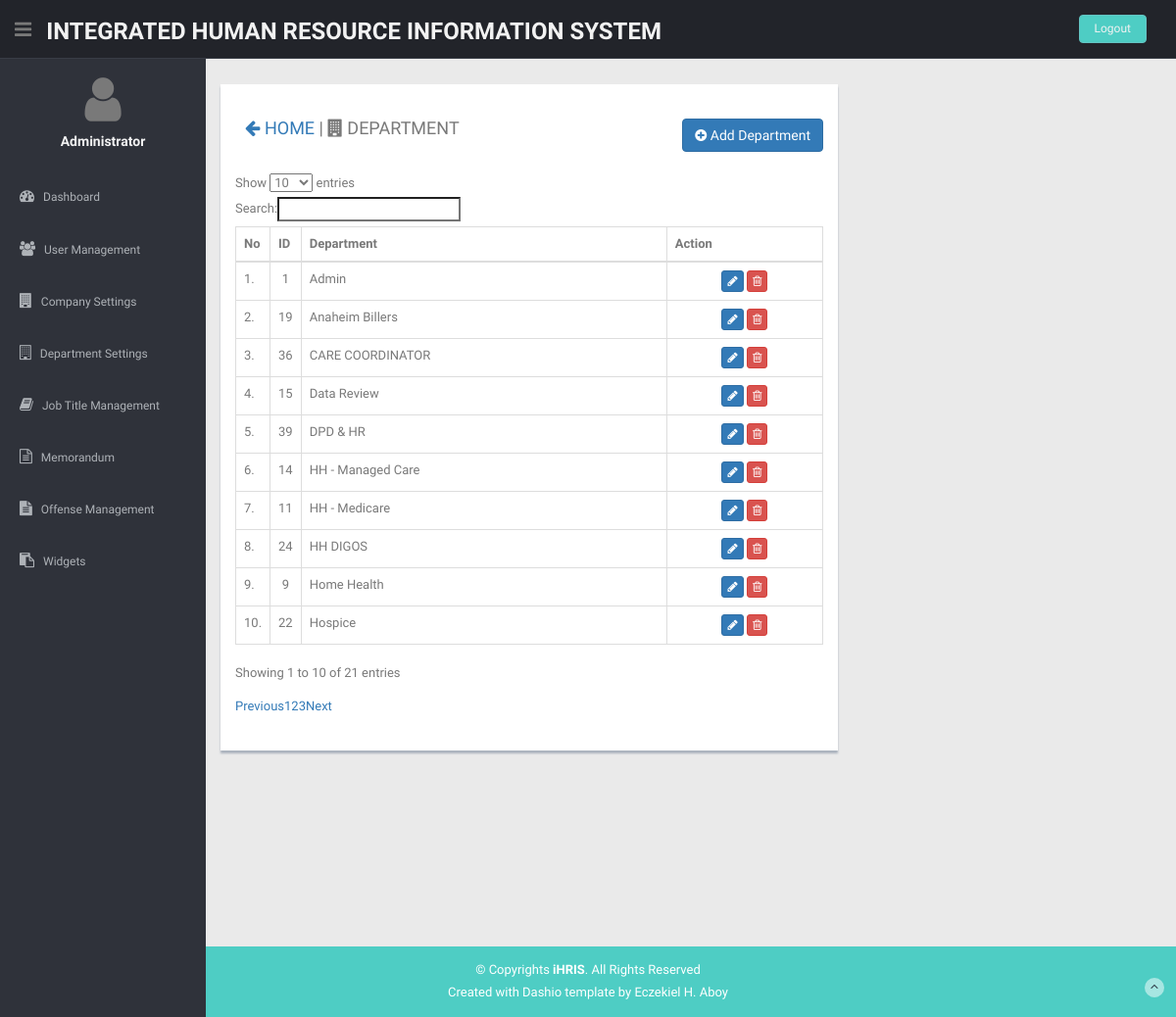
/settings/index.php?managedepartment (signed in), run on the app's committed database.
### tables this page shows
CREATE TABLE `department` (
  `id` int(45) NOT NULL,
  `department` varchar(100) DEFAULT NULL
);

### settings/managedepartment.php (the view, shortened to what this page needs)
<div class="col-lg-8">
<div class="content-panel">
  <div class="panel-heading">
  <h4><a href="?main"><i class="fa fa-arrow-left"></i> HOME</a> | <i class="fa fa-building"></i> DEPARTMENT<div style="float:right;"><a href="?adddepartment" class="btn btn-primary"><i class="fa fa-plus-circle"></i> Add Department</a></div></h4>
</div>
  <div class="panel-body">
    <div class="adv-table">
    <table class="display table table-bordered" id="hidden-table-info">
      <thead>
        <tr>
          <th>No</th>
          <th>ID</th>
          <th>Department</th>
          <th>Action</th>
        </tr>
      </thead>
      <tbody>
        <?php
        $x=1;
          $sqlCompany=mysqli_query($con,"SELECT * FROM department ORDER BY department ASC");
          if(mysqli_num_rows($sqlCompany)>0){
            while($company=mysqli_fetch_array($sqlCompany)){
              echo "<tr>";
                echo "<td width='3%'>$x.</td>";
                echo "<td width='5%' align='center'>$company[id]</td>";
                echo "<td>$company[department]</td>";
                ?>
                <td align="center">
                  <a href="?editdepartment&id=<?=$company['id'];?>" class="btn btn-primary btn-xs" title="Edit Department"><i class='fa fa-pencil'></i></a>
                  <a href="?managedepartment&id=<?=$company['id'];?>&delete" class="btn btn-danger btn-xs" title="Delete Department" onclick="return confirm('Do you wish to delete this department?'); return false;"><i class='fa fa-trash-o'></i></a>
                </td>
                <?php
              echo "</tr>";
              $x++;
            }
          }else{
            echo "<tr><td colspan='4' align='center'>No record found!</td></tr>";
          }
        ?>
      </tbody>
    </table>
    </div>
  </div>
</div>
</div>

### settings/css/style.css (style rules this page uses)
body { color: #797979; background: #eaeaea; font-family: 'Ruda', sans-serif; padding: 0px !important; margin: 0px !important; font-size:13px; }
a, a:hover, a:focus { text-decoration: none; outline: none; }
.content-panel { background: #ffffff; box-shadow: 0px 3px 2px #aab2bd; padding-top: 15px; padding-bottom: 5px; }
.content-panel h4 { margin-left: 10px; }

### data on the page
department: id "1", department "Admin"
department: id "19", department "Anaheim Billers"
department: id "36", department "CARE COORDINATOR"
department: id "15", department "Data Review"
department: id "39", department "DPD & HR"
department: id "14", department "HH - Managed Care"
department: id "11", department "HH - Medicare"
department: id "24", department "HH DIGOS"
department: id "9", department "Home Health"
department: id "22", department "Hospice"

### other printed values
$_SESSION['fullname'] "Administrator"
